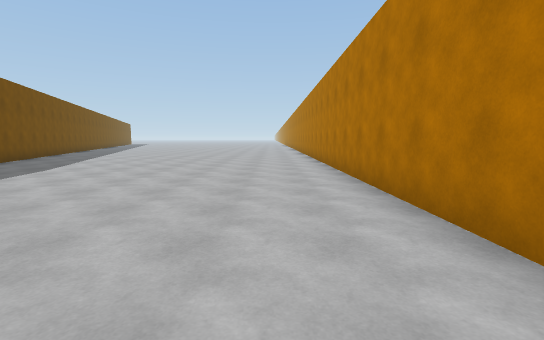
View 1 (above)

17 first-person views from a walk through a scene from a Unity 3-D project. The camera is 1.4 m above the floor, tilts 6° down and sees 85° across. The floor is counted in squares, 2 m on a side. Each view is taken from the middle of a square. On the plan, view 1 faces up. The plan holds only what a view shows up to about 10 squares ahead; the rest is blank. The place goes on beyond the plan.

View 2
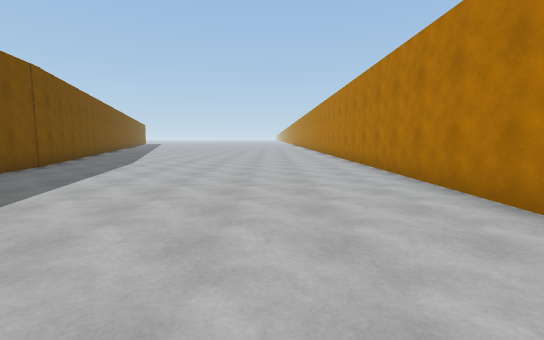

View 3
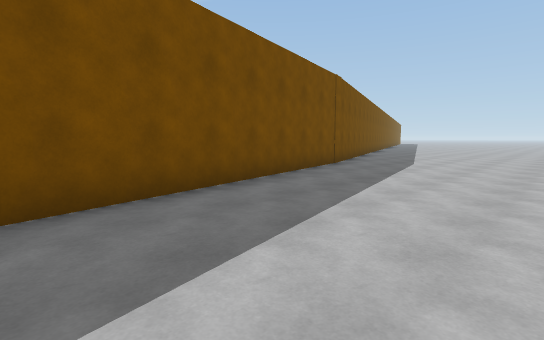

View 4
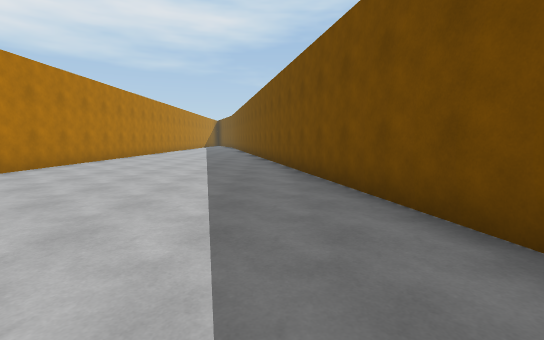

View 5
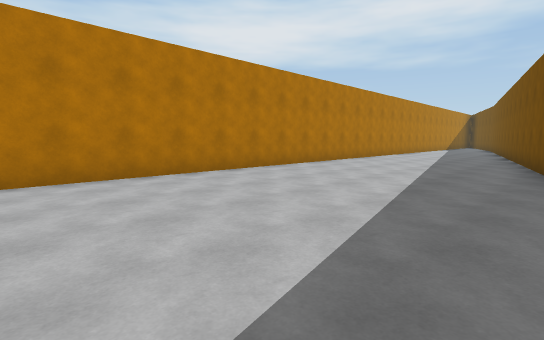

View 6
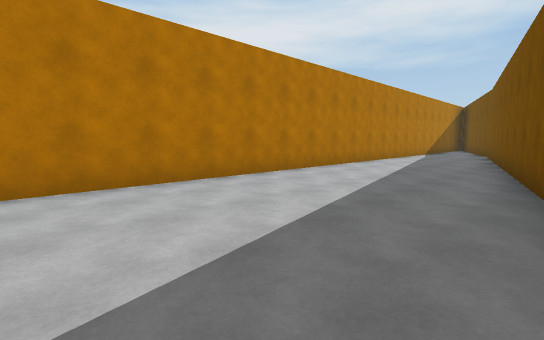

View 7
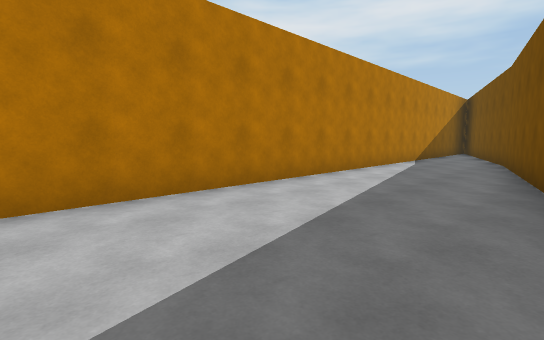

View 8
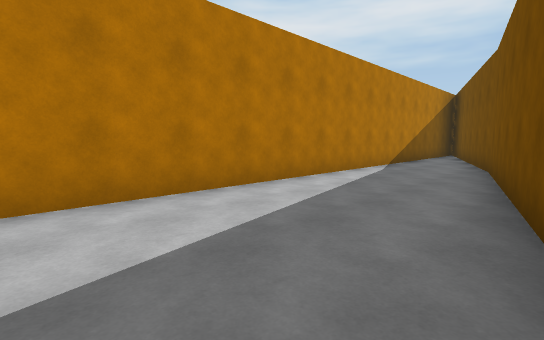

View 9
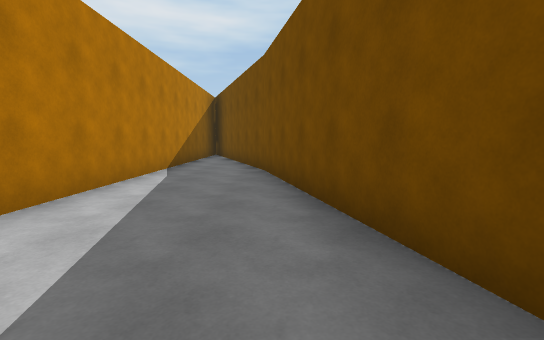

View 10
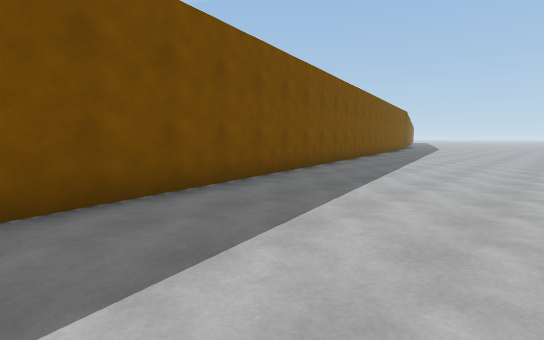

View 11
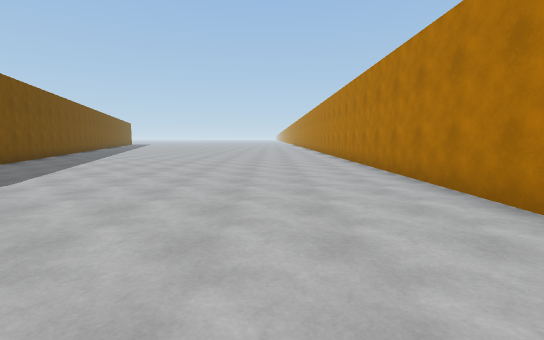

View 12
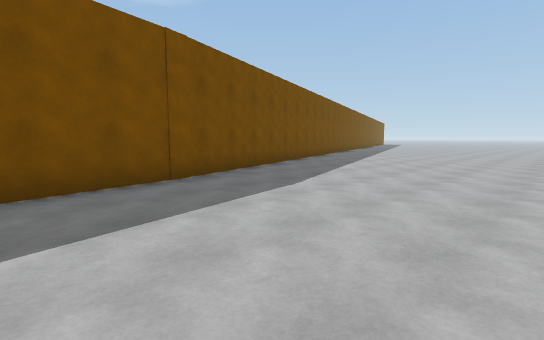

View 13
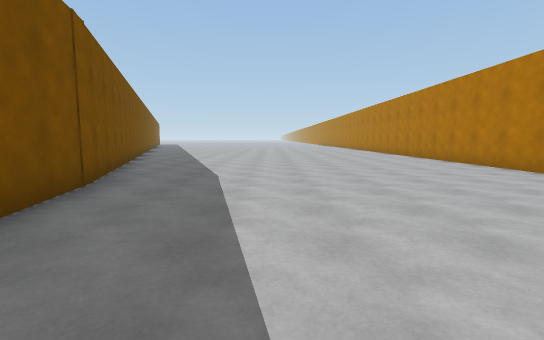

View 14
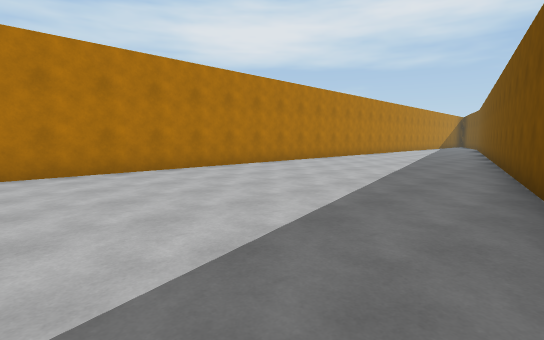

View 15
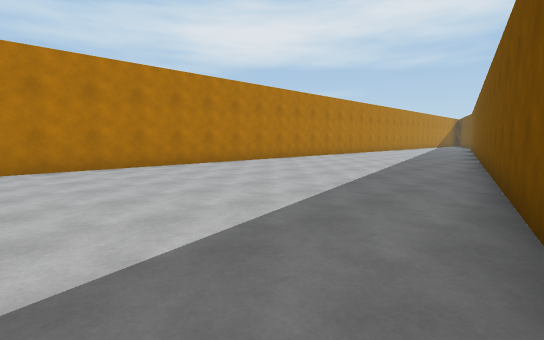

View 16
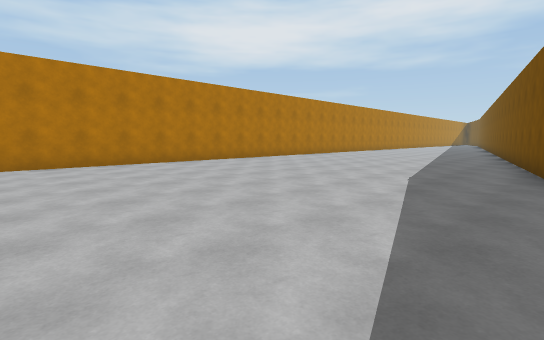

View 17
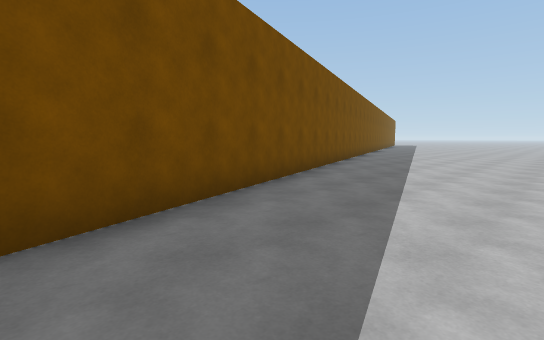

### Floor plan
Points are (right, up) in squares from view 1. A wall is a line through its corners. A room is listed if a view was taken in it or the views show most of it. See-through windows are left out.
Room 1 (views 1, 2, 3, 4, 5, 6, 7, 8, 9, 10, 11, 12, 13, 14, 15, 16, 17)
walls: (-6.9, 5.8) (-0.8, -21.7); (-9.2, 12.6) (-6.7, 5.3); (-0.9, -21.5) (0.5, -25.5); (1.5, -25) (1.5, 12)

Where each view was taken, in squares from view 1:
view 1: 0 up, 0 right, facing up
view 2: 2 down, 1 left, facing up
view 3: 2 down, 2 left, facing up-left
view 4: 2 up, 4 left, facing down
view 5: 1 down, 4 left, facing down-right
view 6: 8 down, 3 left, facing down-right
view 7: 12 down, 2 left, facing down-right
view 8: 14 down, 2 left, facing down-right
view 9: 15 down, 1 left, facing down
view 10: 15 down, 1 right, facing up-left
view 11: 2 up, 1 left, facing up
view 12: 3 up, 2 left, facing up-left
view 13: 1 up, 4 left, facing up
view 14: 1 up, 5 left, facing down-right
view 15: 4 up, 6 left, facing down-right
view 16: 12 up, 7 left, facing down-right
view 17: 7 up, 5 left, facing up-left
